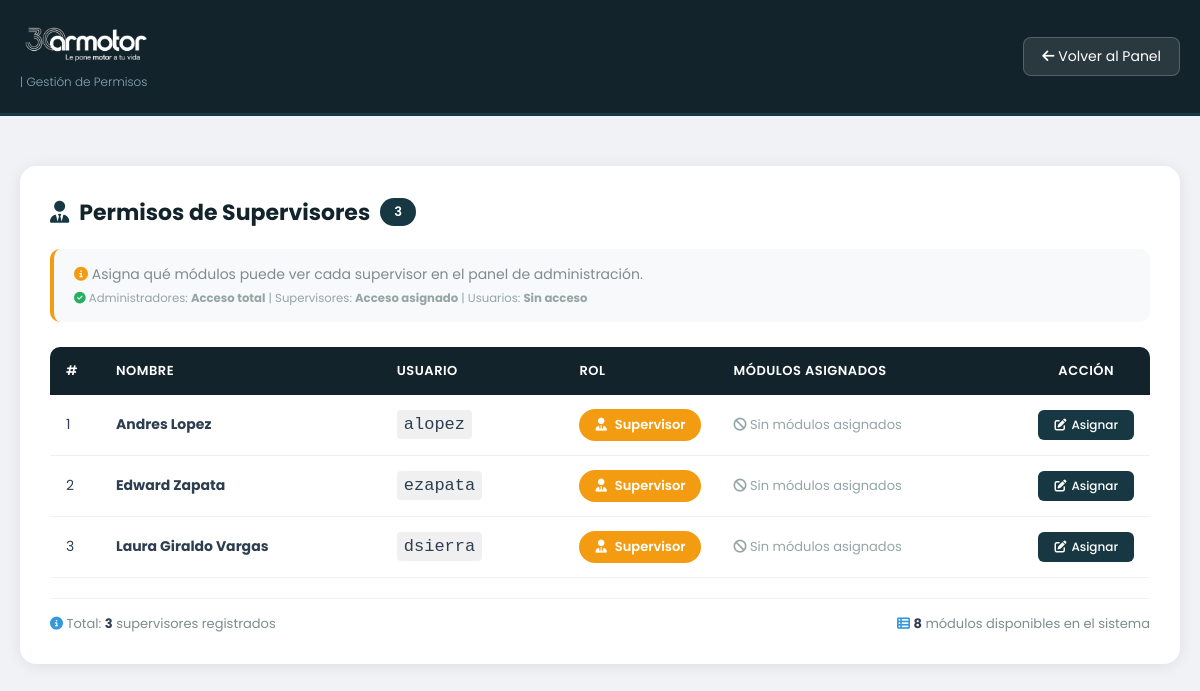
Screenshot of /admin/permisos/index.php (signed in) with the database file from the repository.
### tables this page shows
CREATE TABLE `usuarios` (
  `id` int NOT NULL AUTO_INCREMENT,
  `nombre_completo` varchar(150) NOT NULL,
  `usuario` varchar(50) NOT NULL,
  `email` varchar(100) DEFAULT NULL,
  `telefono` varchar(20) DEFAULT NULL COMMENT 'Número de celular',
  `perfil_usuario` varchar(100) DEFAULT NULL COMMENT 'Perfil del usuario (Ej: Asesor)',
  `cargo` varchar(100) DEFAULT NULL COMMENT 'Cargo del usuario (Ej: Asesor comercial)',
  `sede` varchar(100) DEFAULT NULL COMMENT 'Sede donde trabaja (Ej: Manizales)',
  `password` varchar(255) NOT NULL,
  `rol_id` int DEFAULT '3' COMMENT '1=admin, 2=supervisor, 3=usuario',
  `activo` tinyint DEFAULT '1',
  `fecha_registro` datetime DEFAULT CURRENT_TIMESTAMP,
  `ultimo_acceso` datetime DEFAULT NULL,
  PRIMARY KEY (`id`),
  UNIQUE KEY `usuario` (`usuario`),
  KEY `rol_id` (`rol_id`),
  CONSTRAINT `usuarios_ibfk_1` FOREIGN KEY (`rol_id`) REFERENCES `roles` (`id`) ON DELETE SET NULL
);

### admin/permisos/index.php (the view, shortened to what this page needs)
<?php
require_once '../../includes/auth_check.php';
$sql = "SELECT u.*, r.nombre as rol_nombre
        FROM usuarios u
        LEFT JOIN roles r ON u.rol_id = r.id
        WHERE u.rol_id = 2
        ORDER BY u.nombre_completo ASC";
$usuarios = $pdo->query($sql)->fetchAll(PDO::FETCH_ASSOC);
foreach ($usuarios as $index => $usuario) {
    $stmt = $pdo->prepare("SELECT COUNT(*) as total FROM permisos_usuarios WHERE usuario_id = ?");
    $stmt->execute([$usuario['id']]);
    $total = $stmt->fetch(PDO::FETCH_ASSOC)['total'];
    $usuarios[$index]['total_modulos'] = $total;
}
$no_supervisores = empty($usuarios);
?>
<!DOCTYPE html>
<html lang="es">
<head>
    <link rel="stylesheet" href="https://cdnjs.cloudflare.com/ajax/libs/font-awesome/6.5.1/css/all.min.css">
</head>
<body>
    <header class="header">
        <div class="container">
            <div class="logo">
                <img src="../../uploads/logo/30-años-blanco.webp" alt="logo intranet" style="display: flex; width: 130px;">
                <small>| Gestión de Permisos</small>
            </div>
            <a href="../index.php" class="btn-volver">
                <i class="fas fa-arrow-left"></i> Volver al Panel
            </a>
        </div>
    </header>
    <div class="container">
        <div class="card">
            <div class="header-actions">
                <div class="left">
                    <h2>
                        <i class="fas fa-user-tie"></i>
                        Permisos de Supervisores
                        <span class="badge-total">
                            <?php echo count($usuarios); ?>
                        </span>
                    </h2>
                </div>
            </div>
            <div class="subtitle">
                <i class="fas fa-info-circle"></i>
                Asigna qué módulos puede ver cada supervisor en el panel de administración.
                <small>
                    <i class="fas fa-check-circle"></i>
                    Administradores: <strong>Acceso total</strong> |
                    Supervisores: <strong>Acceso asignado</strong> |
                    Usuarios: <strong>Sin acceso</strong>
                </small>
            </div>
            <?php if ($no_supervisores): ?>
                <div class="empty-state">
                    <i class="fas fa-users-slash"></i>
                    <h3>No hay supervisores registrados</h3>
                    <p>Crea un usuario con rol de <strong>Supervisor</strong> para comenzar a asignar permisos.</p>
                    <a href="../usuarios/crear.php" class="btn-asignar" style="font-size: 14px; padding: 10px 25px;">
                        <i class="fas fa-user-plus"></i> Crear Supervisor
                    </a>
                </div>
            <?php else: ?>
                <div class="table-responsive">
                    <table>
                        <thead>
                            <tr>
                                <th style="width: 50px;">#</th>
                                <th style="min-width: 180px;">Nombre</th>
                                <th style="min-width: 120px;">Usuario</th>
                                <th style="width: 140px;">Rol</th>
                                <th style="min-width: 180px;">Módulos Asignados</th>
                                <th style="width: 120px; text-align: center;">Acción</th>
                            </tr>
                        </thead>
                        <tbody>
                            <?php
                            $contador = 1;
                            foreach ($usuarios as $usuario):
                                $total = $usuario['total_modulos'];
                            ?>
                                <tr>
                                    <td><?php echo $contador++; ?></td>
                                    <td>
                                        <strong><?php echo htmlspecialchars($usuario['nombre_completo']); ?></strong>
                                    </td>
                                    <td>
                                        <code style="background: #f0f0f0; padding: 5px 7px; border-radius: 4px; font-size: 17px;">
                                            <?php echo htmlspecialchars($usuario['usuario']); ?>
                                        </code>
                                    </td>
                                    <td>
                                        <span class="badge badge-supervisor">
                                            <i class="fas fa-user-tie"></i> Supervisor
                                        </span>
                                    </td>
                                    <td>
                                        <?php if ($total == 0): ?>
                                            <span style="color: #95a5a6; font-size: 13px;">
                                                <i class="fas fa-ban"></i> Sin módulos asignados
                                            </span>
                                        <?php endif; ?>
                                    </td>
                                    <td style="text-align: center;">
                                        <a href="asignar.php?id=<?php echo $usuario['id']; ?>" class="btn-asignar">
                                            <i class="fas fa-edit"></i>
                                            <?php echo $total == 0 ? 'Asignar' : 'Editar'; ?>
                                        </a>
                                    </td>
                                </tr>
                            <?php endforeach; ?>
                        </tbody>
                    </table>
                </div>
                <div class="card-footer">
                    <div class="info">
                        <i class="fas fa-info-circle"></i>
                        Total: <strong><?php echo count($usuarios); ?></strong> supervisores registrados
                    </div>
                    <div class="info">
                        <i class="fas fa-th-list"></i>
                        <?php
                        $total_modulos_sistema = $pdo->query("SELECT COUNT(*) FROM modulos WHERE activo = 1")->fetchColumn();
                        ?>
                        <strong><?php echo $total_modulos_sistema; ?></strong> módulos disponibles en el sistema
                    </div>
                </div>
            <?php endif; ?>
        </div>
    </div>
</body>
</html>

### admin/permisos/index.php (style rules this page uses)
* { margin: 0; padding: 0; box-sizing: border-box; }
body { font-family: 'Poppins', sans-serif; background: #f0f2f5; color: #2c3e50; }
.container { max-width: 1200px; margin: 0 auto; padding: 20px; }
.header { background: #12232b; margin-bottom: 30px; border-bottom: 3px solid #173742; }
.header .container { display: flex; justify-content: space-between; align-items: center; }
.logo small { color: #8aa8b8; font-size: 12px; font-weight: 300; }
.btn-volver { background: rgba(255,255,255,0.1); color: white; padding: 8px 18px; text-decoration: none; border-radius: 8px; transition: all 0.3s ease; border: 1px solid rgba(255,255,255,0.2); font-size: 14px; }
.card { background: white; border-radius: 16px; padding: 30px; box-shadow: 0 2px 15px rgba(0,0,0,0.08); }
.header-actions { display: flex; justify-content: space-between; align-items: center; margin-bottom: 20px; flex-wrap: wrap; gap: 15px; }
.header-actions .left { display: flex; align-items: center; gap: 12px; }
.header-actions .left h2 { font-size: 22px; color: #12232b; display: flex; align-items: center; gap: 10px; }
.header-actions .left h2 i { color: #173742; }
.header-actions .badge-total { background: #173742; color: white; padding: 4px 14px; border-radius: 20px; font-size: 13px; font-weight: 600; }
.subtitle { color: #7f8c8d; font-size: 14px; margin-bottom: 25px; padding: 15px 20px; background: #f8f9fa; border-radius: 10px; border-left: 4px solid #f39c12; }
.subtitle i { color: #f39c12; }
.subtitle small { display: block; margin-top: 5px; color: #95a5a6; }
.subtitle small i { color: #27ae60; }
.btn-asignar { background: #173742; color: white; padding: 6px 16px; text-decoration: none; border-radius: 6px; font-size: 12px; font-weight: 500; transition: all 0.3s ease; display: inline-flex; align-items: center; gap: 5px; border: none; cursor: pointer; }
.btn-asignar i { font-size: 12px; }
.table-responsive { overflow-x: auto; }
table { width: 100%; border-collapse: collapse; }
thead { background: #12232b; border-radius: 10px 10px 0 0; }
thead th { color: white; padding: 14px 16px; text-align: left; font-weight: 600; font-size: 13px; letter-spacing: 0.5px; text-transform: uppercase; }
thead th:first-child { border-radius: 10px 0 0 0; }
thead th:last-child { border-radius: 0 10px 0 0; }
tbody tr { transition: all 0.2s ease; border-bottom: 1px solid #f0f0f0; }
tbody td { padding: 14px 16px; vertical-align: middle; font-size: 14px; }
.badge { padding: 6px 16px; border-radius: 20px; font-size: 13px; font-weight: 600; display: inline-flex; align-items: center; gap: 8px; white-space: nowrap; transition: all 0.2s ease; }
.badge-supervisor { background: #f39c12; color: white; }
.badge-supervisor i { background: #f39c12; color: white; }
.card-footer { margin-top: 20px; padding-top: 15px; border-top: 1px solid #f0f0f0; display: flex; justify-content: space-between; align-items: center; flex-wrap: wrap; gap: 10px; }
.card-footer .info { color: #7f8c8d; font-size: 13px; }
.card-footer .info i { color: #3498db; }
.card-footer .info strong { color: #2c3e50; }

### rows the page displays
usuarios: nombre_completo "Andres Lopez", usuario "alopez"
usuarios: nombre_completo "Edward Zapata", usuario "ezapata"
usuarios: nombre_completo "Laura Giraldo Vargas", usuario "dsierra"

### other values shown
count($usuarios) "3"
$total_modulos_sistema "8"
